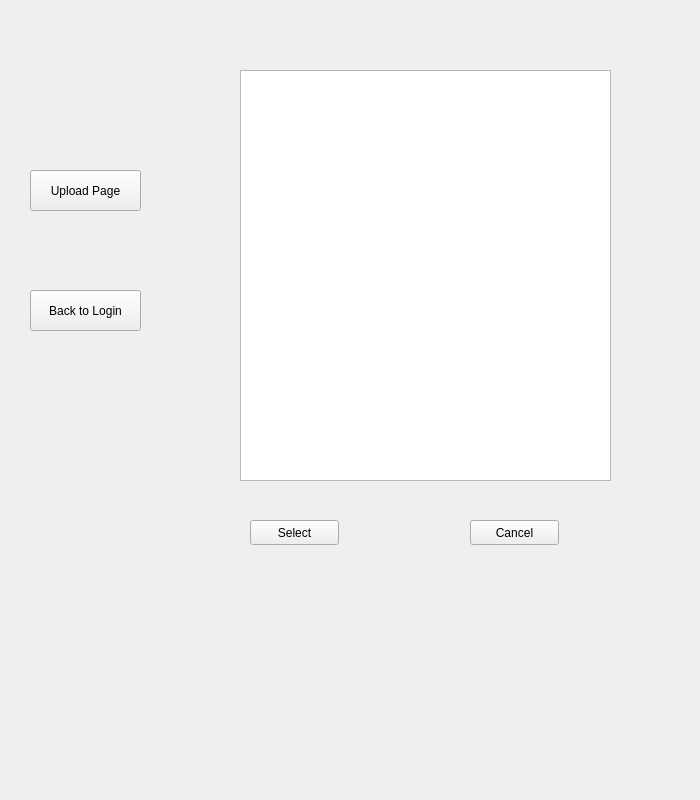
<?xml version="1.0" encoding="UTF-8"?>
<ui version="4.0">
 <class>Form</class>
 <widget class="QWidget" name="Form">
  <property name="geometry">
   <rect>
    <x>0</x>
    <y>0</y>
    <width>700</width>
    <height>800</height>
   </rect>
  </property>
  <property name="windowTitle">
   <string>Form</string>
  </property>
  <widget class="QPushButton" name="uploaduiButton">
   <property name="geometry">
    <rect>
     <x>30</x>
     <y>170</y>
     <width>111</width>
     <height>41</height>
    </rect>
   </property>
   <property name="text">
    <string>Upload Page</string>
   </property>
  </widget>
  <widget class="QStackedWidget" name="stackedWidget_localisation">
   <property name="geometry">
    <rect>
     <x>190</x>
     <y>50</y>
     <width>491</width>
     <height>591</height>
    </rect>
   </property>
   <widget class="QWidget" name="selectionmodelpage">
    <widget class="QListView" name="modellocaliselistview">
     <property name="geometry">
      <rect>
       <x>50</x>
       <y>20</y>
       <width>371</width>
       <height>411</height>
      </rect>
     </property>
    </widget>
    <widget class="QPushButton" name="selectbutton">
     <property name="geometry">
      <rect>
       <x>60</x>
       <y>470</y>
       <width>89</width>
       <height>25</height>
      </rect>
     </property>
     <property name="text">
      <string>Select</string>
     </property>
    </widget>
    <widget class="QPushButton" name="cancelbutton">
     <property name="geometry">
      <rect>
       <x>280</x>
       <y>470</y>
       <width>89</width>
       <height>25</height>
      </rect>
     </property>
     <property name="text">
      <string>Cancel</string>
     </property>
    </widget>
   </widget>
   <widget class="QWidget" name="localisationpage">
    <widget class="QLabel" name="modelselectedlabel">
     <property name="geometry">
      <rect>
       <x>130</x>
       <y>30</y>
       <width>291</width>
       <height>41</height>
      </rect>
     </property>
     <property name="font">
      <font>
       <pointsize>13</pointsize>
      </font>
     </property>
     <property name="text">
      <string/>
     </property>
    </widget>
    <widget class="QLabel" name="localisationlabel">
     <property name="geometry">
      <rect>
       <x>130</x>
       <y>80</y>
       <width>291</width>
       <height>41</height>
      </rect>
     </property>
     <property name="font">
      <font>
       <pointsize>13</pointsize>
      </font>
     </property>
     <property name="text">
      <string/>
     </property>
    </widget>
    <widget class="QLabel" name="derivingreferlabel">
     <property name="geometry">
      <rect>
       <x>130</x>
       <y>130</y>
       <width>291</width>
       <height>41</height>
      </rect>
     </property>
     <property name="font">
      <font>
       <pointsize>13</pointsize>
      </font>
     </property>
     <property name="text">
      <string/>
     </property>
    </widget>
    <widget class="QLabel" name="markingpointslabel">
     <property name="geometry">
      <rect>
       <x>130</x>
       <y>180</y>
       <width>291</width>
       <height>41</height>
      </rect>
     </property>
     <property name="font">
      <font>
       <pointsize>13</pointsize>
      </font>
     </property>
     <property name="text">
      <string/>
     </property>
    </widget>
    <widget class="QListWidget" name="markinglistWidget">
     <property name="geometry">
      <rect>
       <x>150</x>
       <y>240</y>
       <width>260</width>
       <height>160</height>
      </rect>
     </property>
     <property name="font">
      <font>
       <pointsize>20</pointsize>
      </font>
     </property>
     <property name="lineWidth">
      <number>0</number>
     </property>
     <property name="spacing">
      <number>8</number>
     </property>
     <item>
      <property name="text">
       <string>Stage 1 Marking</string>
      </property>
     </item>
     <item>
      <property name="text">
       <string>Stage 2 Marking</string>
      </property>
     </item>
     <item>
      <property name="text">
       <string>Stage 3 Marking</string>
      </property>
     </item>
    </widget>
    <widget class="QPushButton" name="selectmarkingbutton">
     <property name="geometry">
      <rect>
       <x>148</x>
       <y>500</y>
       <width>111</width>
       <height>51</height>
      </rect>
     </property>
     <property name="text">
      <string>Select</string>
     </property>
    </widget>
    <widget class="QPushButton" name="cancelbutton_2">
     <property name="geometry">
      <rect>
       <x>288</x>
       <y>500</y>
       <width>101</width>
       <height>51</height>
      </rect>
     </property>
     <property name="text">
      <string>Cancel</string>
     </property>
    </widget>
    <widget class="QLabel" name="markinglabelselected">
     <property name="geometry">
      <rect>
       <x>170</x>
       <y>360</y>
       <width>300</width>
       <height>51</height>
      </rect>
     </property>
     <property name="font">
      <font>
       <pointsize>16</pointsize>
      </font>
     </property>
     <property name="text">
      <string/>
     </property>
    </widget>
    <widget class="QPushButton" name="redoprocessbutton">
     <property name="geometry">
      <rect>
       <x>290</x>
       <y>500</y>
       <width>101</width>
       <height>51</height>
      </rect>
     </property>
     <property name="text">
      <string>Re-do</string>
     </property>
    </widget>
    <widget class="QPushButton" name="markingstartbutton">
     <property name="geometry">
      <rect>
       <x>150</x>
       <y>500</y>
       <width>111</width>
       <height>51</height>
      </rect>
     </property>
     <property name="text">
      <string>Start Marking</string>
     </property>
    </widget>
   </widget>
   <widget class="QWidget" name="loadingpage">
    <widget class="QLabel" name="localisationlabelselected">
     <property name="geometry">
      <rect>
       <x>150</x>
       <y>40</y>
       <width>291</width>
       <height>41</height>
      </rect>
     </property>
     <property name="font">
      <font>
       <pointsize>13</pointsize>
      </font>
     </property>
     <property name="text">
      <string/>
     </property>
    </widget>
    <widget class="QLabel" name="leftwalllabel">
     <property name="geometry">
      <rect>
       <x>150</x>
       <y>90</y>
       <width>291</width>
       <height>41</height>
      </rect>
     </property>
     <property name="font">
      <font>
       <pointsize>13</pointsize>
      </font>
     </property>
     <property name="text">
      <string/>
     </property>
    </widget>
    <widget class="QLabel" name="frontwalllabel">
     <property name="geometry">
      <rect>
       <x>150</x>
       <y>140</y>
       <width>291</width>
       <height>41</height>
      </rect>
     </property>
     <property name="font">
      <font>
       <pointsize>13</pointsize>
      </font>
     </property>
     <property name="text">
      <string/>
     </property>
    </widget>
    <widget class="QLabel" name="rightwalllabel">
     <property name="geometry">
      <rect>
       <x>150</x>
       <y>190</y>
       <width>291</width>
       <height>41</height>
      </rect>
     </property>
     <property name="font">
      <font>
       <pointsize>13</pointsize>
      </font>
     </property>
     <property name="text">
      <string/>
     </property>
    </widget>
    <widget class="QLabel" name="floorlabel">
     <property name="geometry">
      <rect>
       <x>150</x>
       <y>240</y>
       <width>291</width>
       <height>41</height>
      </rect>
     </property>
     <property name="font">
      <font>
       <pointsize>13</pointsize>
      </font>
     </property>
     <property name="text">
      <string/>
     </property>
    </widget>
    <widget class="QLabel" name="markingcompletedlabel">
     <property name="geometry">
      <rect>
       <x>150</x>
       <y>300</y>
       <width>291</width>
       <height>41</height>
      </rect>
     </property>
     <property name="font">
      <font>
       <pointsize>13</pointsize>
      </font>
     </property>
     <property name="text">
      <string/>
     </property>
    </widget>
    <widget class="QPushButton" name="cancelloadButton">
     <property name="geometry">
      <rect>
       <x>100</x>
       <y>530</y>
       <width>89</width>
       <height>25</height>
      </rect>
     </property>
     <property name="text">
      <string>Cancel</string>
     </property>
    </widget>
   </widget>
  </widget>
  <widget class="QPushButton" name="backtologinbutton">
   <property name="geometry">
    <rect>
     <x>30</x>
     <y>290</y>
     <width>111</width>
     <height>41</height>
    </rect>
   </property>
   <property name="text">
    <string>Back to Login</string>
   </property>
  </widget>
 </widget>
 <resources/>
 <connections/>
</ui>
